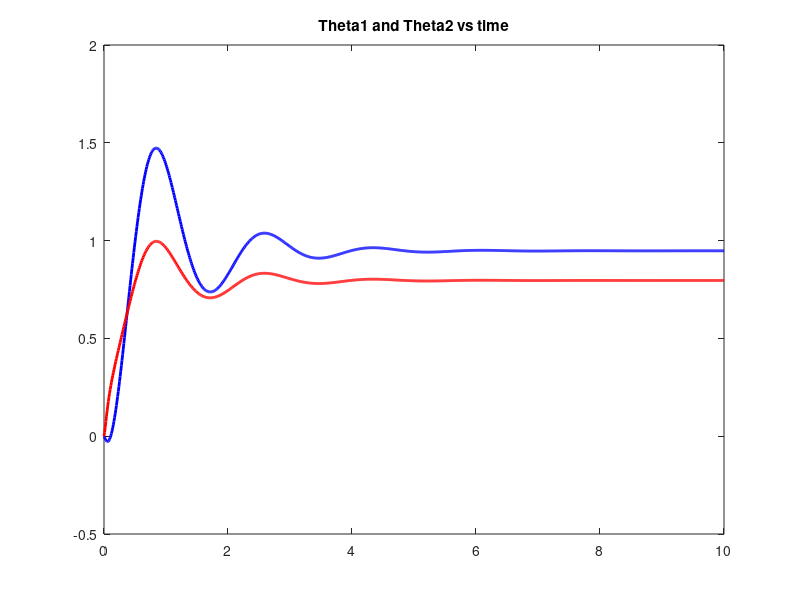
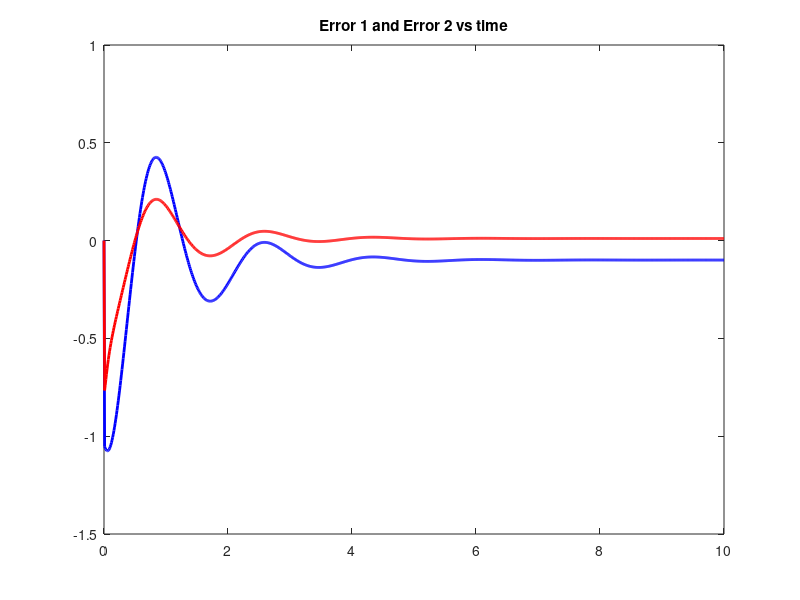
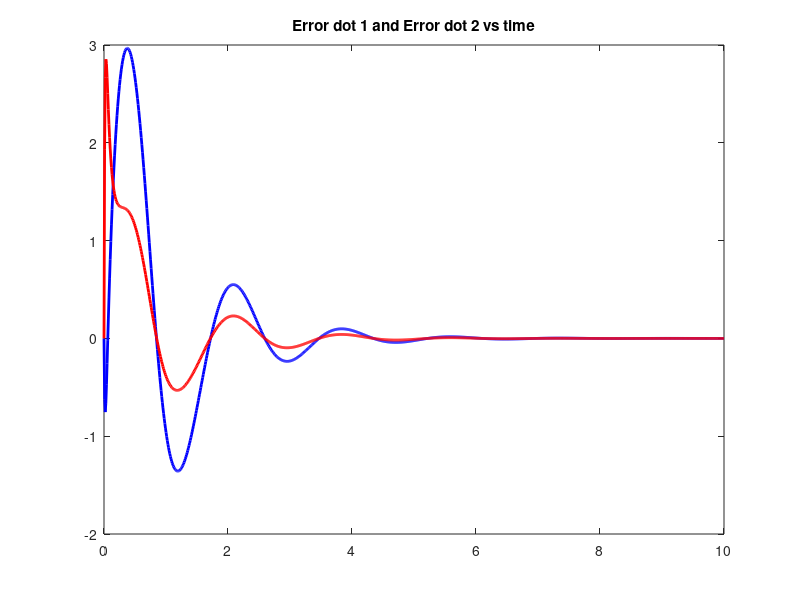
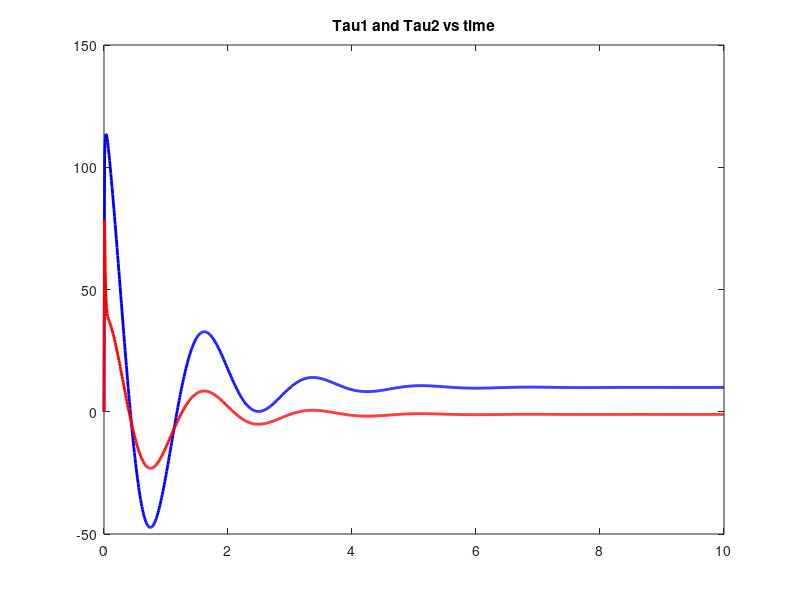

Reproduce these figures in MATLAB, in order. (Note: this script raises an error after producing the figures.)
l = 1;
m1 = 1; % mass
m2 = 1;
g = 10; % gravity
a1 = 1; % link length
a2 = 1;
k1 = 100;
k2 = 10;

qd = [pi/3; pi/4];

q = [0; 0];
qdot = [0; 0];

time = linspace(0, 10, 1000);

theta1 = zeros(1, length(time));
theta2 = zeros(1, length(time));

e1 = zeros(1, length(time));
e2 = zeros(1, length(time));

edot1 = zeros(1, length(time));
edot2 = zeros(1, length(time));

tau1 = zeros(1, length(time));
tau2 = zeros(1, length(time));

for t = 2:length(time)
    tau = (-k1 * (q - qd)) - k2 * qdot;
    tau1(t) = tau(1);
    tau2(t) = tau(2);

    V = [(-m2 * a1 * a2 * (2 * qdot(1) * qdot(2) + qdot(2) * qdot(2)) * sin(q(2)));
        m2 * a1 * a2 * q(1) * q(1) * sin(q(2))];

    G = [(m1 + m2) * g * a1 * cos(q(1)) + m2 * g * a2 * cos(q(1) + q(2));
        m2 * g * a2 * cos(q(1) + q(2))];

    M = [(m1 + m2) * a1 * a1 + m2 * a2 * a2 + 2 * m2 * a1 * a2 * cos(q(2)), m2 * a2 * a2 + m2 * a1 * a2 * cos(q(2));
        m2 * a2 * a2 + m2 * a1 * a2 * cos(q(2)),  m2 * a2 * a2];

    qddot = M \ (-V - G + tau);
    
    dt = time(t) - time(t - 1);
    qdot = qdot + qddot * dt;
    q = q + qdot * dt;
    %disp(q);
    
    theta1(t) = q(1);
    theta2(t) = q(2);
    
    e1(t) = q(1) - qd(1);
    e2(t) = q(2) - qd(2);

    edot1(t) = qdot(1);
    edot2(t) = qdot(2);
    
end

%graph theta vs ts
figure;
plot(time, theta1, 'b', 'LineWidth', 2, 'DisplayName', 'theta1');
title('Theta1 and Theta2 vs time');
hold on;
plot(time, theta2, 'r', 'LineWidth', 2, 'DisplayName', 'theta2');
hold off;

%graph e vs ts
figure;
plot(time, e1, 'b', 'LineWidth', 2, 'DisplayName', 'E1');
title('Error 1 and Error 2 vs time');
hold on;
plot(time, e2, 'r', 'LineWidth', 2, 'DisplayName', 'E2');
hold off;

%graph edot vs ts
figure;
plot(time, edot1, 'b', 'LineWidth', 2, 'DisplayName', 'E DOT 1');
title('Error dot 1 and Error dot 2 vs time');
hold on;
plot(time, edot2, 'r', 'LineWidth', 2, 'DisplayName', 'E DOT 2');
hold off;

%graph tau vs ts
figure;
plot(time, tau1, 'b', 'LineWidth', 2, 'DisplayName', 'tau1');
title('Tau1 and Tau2 vs time');
hold on;
plot(time, tau2, 'r', 'LineWidth', 2, 'DisplayName', 'E2');
hold off;

% Animation
figure;
videofile = VideoWriter('part_1.avi','Uncompressed avi');
open(videofile);

for i = 1:length(theta1)
    theta_x = theta1(i);
    theta2_val = theta2(i);

    x0 = 0;
    y0 = 0;

    y1 = l * sin(theta_x);
    x1 = l * cos(theta_x);

    x2 = l * cos(theta_x) + l * cos(theta_x + theta2_val);
    y2 = l * sin(theta_x) + l * sin(theta_x + theta2_val);


    plot([x0, x1], [y0, y1], [x1, x2], [y1, y2], 'linewidth', 3);
    grid on;
    axis([-2, 2, -2, 2]); 
    pause(0.1); 
    frame = getframe(gcf);
    writeVideo(videofile, frame);
end



close(videofile);